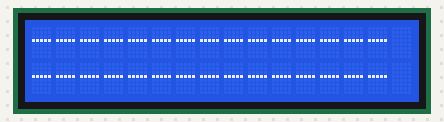
A program run on a simulated Raspberry Pi (BCM pin numbers). On the bench: 16×2 character LCD. What the program prints to the terminal is not drawn. At 13.0 s the program stops and its outputs stay as they are.

Above: at 0.3 s.
At 1.1 s:
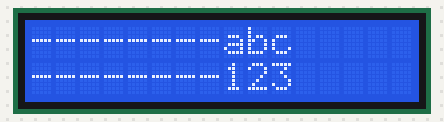
At 4.4 s:
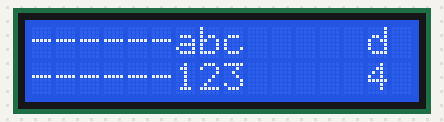
At 5.1 s:
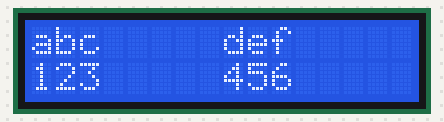
At 9.0 s:
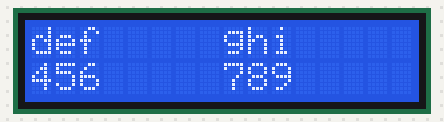
At 12.9 s:
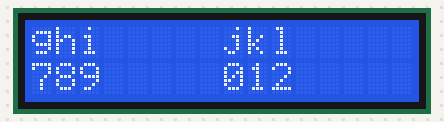

Measured:
- what the display in image 1 shows lasts 3.1 s, from 1.1 s to 4.2 s

The program:

AQM1602A.py
```python
#!/usr/bin/env python3
# -*- coding: utf-8 -*-
# 日本語

import smbus
from time import sleep

class AQM1602A:
    def __init__(self):
        self.i2c_addr = 0x3E
        self.i2c = smbus.SMBus(1)
        self.count = 0  # Count number of character in current line
        self.line = 1   # Current line number

    # I2C write one byte data to addr
    def write_address_onebyte(self, addr, data):
        data_list = [data]
        try:
            self.i2c.write_i2c_block_data(self.i2c_addr, addr, data_list)
        except IOError:
            return False

        sleep(100/1000000)

        return True

    # Initialize LCD
    def init_lcd(self):
        self.write_address_onebyte(0, 0x38)
        self.write_address_onebyte(0, 0x39)
        self.write_address_onebyte(0, 0x14)
        self.write_address_onebyte(0, 0x73)
        self.write_address_onebyte(0, 0x56)
        self.write_address_onebyte(0, 0x6C)
        sleep(0.25)
        self.write_address_onebyte(0, 0x38)
        self.write_address_onebyte(0, 0x0C)
        self.clear();

    # Print string on LCD
    def print(self, str):
        chars = list(str)
        for i in range(len(chars)):
            self.count += 1
            if self.count > 16:
                if self.line==2:
                    self.home()
                else:
                    self.sec_line()
                self.count += 1
            self.write_address_onebyte(0x40, ord(chars[i]))

    # Clear LCD and return to home
    def clear(self):
        self.count = 0
        self.line = 1
        self.write_address_onebyte(0, 0x1)
        sleep(0.002)

    # Return to home without deleting characters
    def home(self):
        self.count = 0
        self.line = 1
        self.write_address_onebyte(0, 0x2)
        sleep(0.002)

    # Go to second line
    def sec_line(self):
        self.count = 0
        self.line = 2
        self.write_address_onebyte(0, 0xC0)


class EightCharsColumns:
    def __init__(self):
        self.lcd = AQM1602A()

    def init_lines(self):
        self.line1 = '----------------'
        self.line2 = '----------------'

    def clear(self):
        self.lcd.clear()
        self.init_lines()

    def init(self):
        self.lcd.init_lcd()
        self.clear()

    def print(self, l1, l2):

        l1 = (l1[:7] + '        ')[:8]
        l2 = (l2[:7] + '        ')[:8]

        self.line1 += l1
        self.line2 += l2

        for i in range(8):
            self.line1 = self.line1[1:]
            self.line2 = self.line2[1:]

            tmp_l1 = self.line1[:15]
            tmp_l2 = self.line2[:15]

            self.lcd.clear()
            self.lcd.print(tmp_l1)
            self.lcd.sec_line()
            self.lcd.print(tmp_l2)

            print(self.line1)
            print(tmp_l1)
            print(self.line2)
            print(tmp_l2)
            print()

            sleep(.1)


def main():
    ecc = EightCharsColumns()
    ecc.init()

    ecc.print('abc', '123')
    sleep(3)
    ecc.print('def', '456')
    sleep(3)
    ecc.print('ghi', '789')
    sleep(3)
    ecc.print('jkl', '012')

'''
    lcd = AQM1602A()
    lcd.init_lcd()

    lcd.print('AQM1602')
    sleep(1)
    lcd.clear()
    sleep(1)
    lcd.print('Test')
    sleep(1)
    lcd.sec_line()
    lcd.print('Success')
    sleep(1)

    lcd.clear()
    ch = 0x0f
    while True:
        lcd.print(chr(ch))
        ch += 1
        if ch > 0xff:
            ch = 0x0f
        sleep(0.1)
'''

if __name__ == '__main__':
    main()
```
